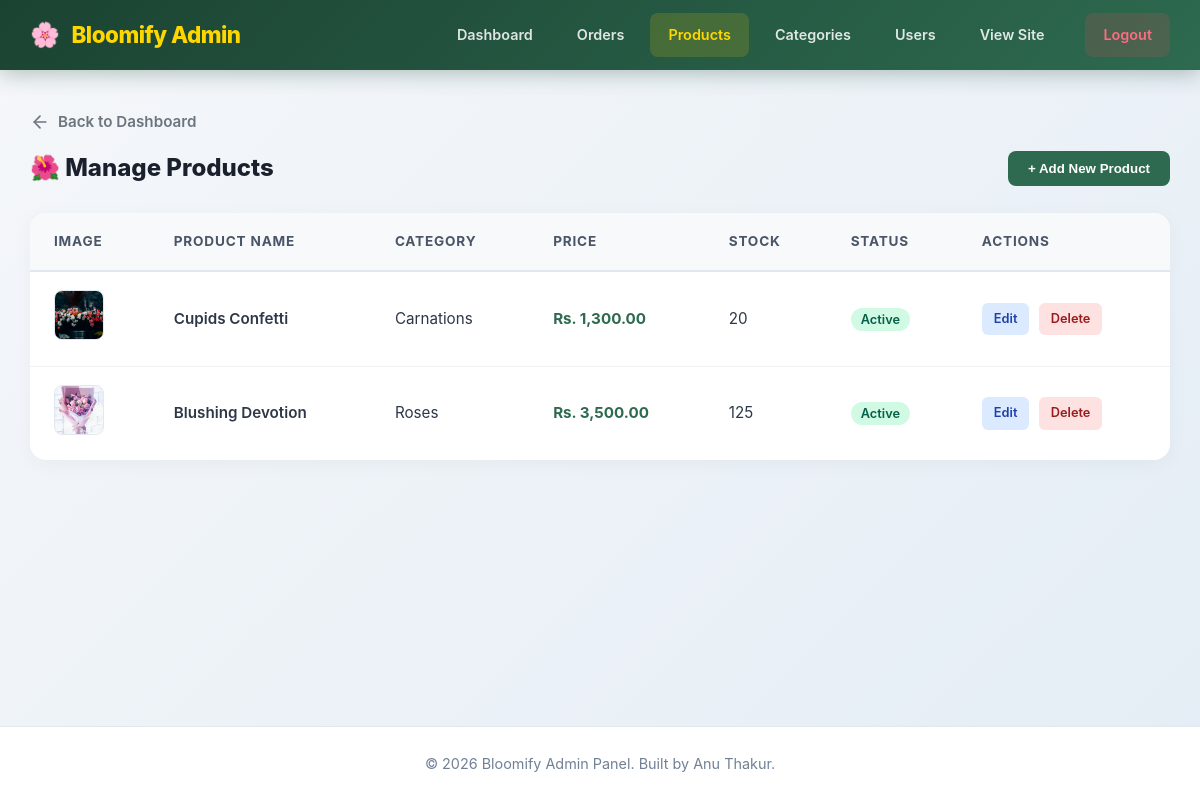
/admin/products.php (signed in), run on the app's committed database.
### tables this page shows
CREATE TABLE IF NOT EXISTS products (
    id INT AUTO_INCREMENT PRIMARY KEY,
    category_id INT,
    name VARCHAR(200) NOT NULL,
    description TEXT,
    price DECIMAL(10,2) NOT NULL,
    stock_quantity INT DEFAULT 0,
    image VARCHAR(255),
    status ENUM('active', 'inactive') DEFAULT 'active',
    created_at TIMESTAMP DEFAULT CURRENT_TIMESTAMP,
    updated_at TIMESTAMP DEFAULT CURRENT_TIMESTAMP ON UPDATE CURRENT_TIMESTAMP,
    FOREIGN KEY (category_id) REFERENCES categories(id) ON DELETE SET NULL
);

CREATE TABLE IF NOT EXISTS categories (
    id INT AUTO_INCREMENT PRIMARY KEY,
    name VARCHAR(100) NOT NULL,
    description TEXT,
    image VARCHAR(255),
    created_at TIMESTAMP DEFAULT CURRENT_TIMESTAMP
);

### includes/functions.php (called while the page is built, shortened)
<?php
function formatPrice($price) {
    return 'Rs. ' . number_format($price, 2);
}
?>

### admin/products.php (the view, shortened to what this page needs)
<?php
require_once __DIR__ . '/includes/admin-auth.php';
require_once __DIR__ . '/includes/admin-header.php';
$message_type = '';
$products = $conn->query("SELECT p.*, c.name as category_name FROM products p LEFT JOIN categories c ON p.category_id = c.id ORDER BY p.id DESC");
$edit_product = null;
$show_form = isset($_GET['add']) || $edit_product || ($message_type === 'danger' && isset($_POST['add_product']));
?>
<a href="index.php" class="btn-back">
    <svg width="20" height="20" viewBox="0 0 24 24" fill="none" stroke="currentColor" stroke-width="2" stroke-linecap="round" stroke-linejoin="round"><line x1="19" y1="12" x2="5" y2="12"></line><polyline points="12 19 5 12 12 5"></polyline></svg>
    Back to Dashboard
</a>
<div class="page-header">
    <h2 class="section-title" style="margin:0;">🌺 Manage Products</h2>
    <?php if (!$show_form): ?>
        <button type="button" class="btn-add" onclick="toggleForm(true)">+ Add New Product</button>
    <?php endif; ?>
</div>
<table class="admin-table">
    <thead>
        <tr>
            <th>Image</th>
            <th>Product Name</th>
            <th>Category</th>
            <th>Price</th>
            <th>Stock</th>
            <th>Status</th>
            <th>Actions</th>
        </tr>
    </thead>
    <tbody>
        <?php if ($products && $products->num_rows > 0): ?>
            <?php while($p = $products->fetch_assoc()): ?>
                <tr>
                    <td>
                        <img src="<?php echo SITE_URL; ?>/assets/images/<?php echo htmlspecialchars($p['image'] ?? 'default-flower.jpg'); ?>"
                             alt="<?php echo htmlspecialchars($p['name']); ?>" class="product-img-sm"
                             onerror="this.src='https://via.placeholder.com/50?text=No+Img'">
                    </td>
                    <td style="font-weight: 600;"><?php echo htmlspecialchars($p['name']); ?></td>
                    <td><?php echo htmlspecialchars($p['category_name'] ?? 'Uncategorized'); ?></td>
                    <td style="font-weight: 700; color: #2d6a4f;"><?php echo formatPrice($p['price']); ?></td>
                    <td><?php echo $p['stock_quantity'] ?? '0'; ?></td>
                    <td>
                        <span class="<?php echo $p['status'] === 'active' ? 'status-active' : 'status-inactive'; ?>">
                            <?php echo ucfirst($p['status']); ?>
                        </span>
                    </td>
                    <td>
                        <a href="?edit=<?php echo $p['id']; ?>" class="btn-action btn-edit">Edit</a>
                        <a href="?delete=<?php echo $p['id']; ?>" class="btn-action btn-delete" onclick="return confirm('Are you sure you want to delete this product? This cannot be undone.');">Delete</a>
                    </td>
                </tr>
            <?php endwhile; ?>
        <?php endif; ?>
    </tbody>
</table>
<?php require_once __DIR__ . '/includes/admin-footer.php'; ?>

### assets/css/style.css (style rules this page uses)
* { margin: 0; padding: 0; box-sizing: border-box; }
body { font-family: 'Inter', 'Segoe UI', system-ui, sans-serif; background: linear-gradient(135deg, #f5f7fa 0%, #e4edf5 100%); color: #2d3748; line-height: 1.6; min-height: 100vh; display: flex; flex-direction: column; }

### admin/assets/css/admin.css (style rules this page uses)
.admin-body { background-color: #f4f6f9; font-family: 'Inter', 'Segoe UI', system-ui, sans-serif; color: #2d3748; margin: 0; padding: 0; min-height: 100vh; display: flex; flex-direction: column; }
.section-title { font-size: 1.5rem; color: #1a202c; margin-bottom: 24px; font-weight: 800; display: flex; align-items: center; gap: 12px; }
.admin-table { width: 100%; border-collapse: separate; border-spacing: 0; background: #ffffff; border-radius: 16px; overflow: hidden; box-shadow: 0 4px 20px rgba(0, 0, 0, 0.04); }
.admin-table th { background: #f8f9fa; color: #4a5568; padding: 18px 24px; text-align: left; font-weight: 700; font-size: 0.85rem; text-transform: uppercase; letter-spacing: 0.8px; border-bottom: 2px solid #e2e8f0; }
.admin-table td { padding: 18px 24px; border-bottom: 1px solid #f0f0f0; vertical-align: middle; font-size: 0.95rem; color: #2d3748; transition: background 0.2s ease; }
.admin-table tbody tr:last-child td { border-bottom: none; }

### data on the page
products: image (picture), name "Cupids Confetti", category.name "Carnations", price "Rs. 1,300.00", stock_quantity "20", status "Active"
products: image (picture), name "Blushing Devotion", category.name "Roses", price "Rs. 3,500.00", stock_quantity "125", status "Active"
